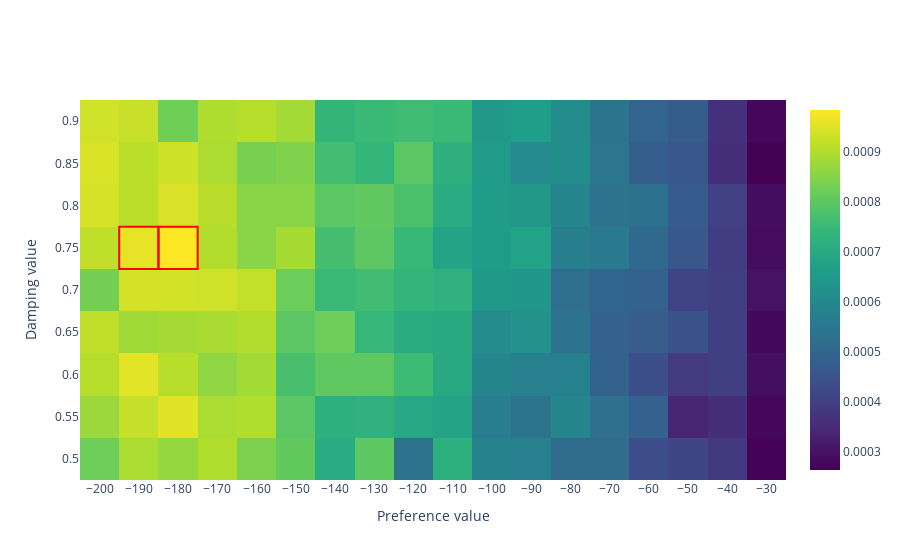

The cell this chart's notebook holds for it:
### Code cell
import pandas as pd
import plotly.graph_objects as go
import numpy as np

df = pd.read_csv('fine_tune_affinity_propagation.csv')
# Remove all damping values above 0.9
df = df[df['Damping'] <= 0.9]

# Remove all average annotations above 100
df = df[df['Avg Annotations'] <= 200]

# Calculate weighted score
df['Weighted Score'] = df['Score'] ** 2 / df['Avg Annotations']

# Plot heatmap of weighted scores
import plotly.graph_objects as go


fig = go.Figure(data=go.Heatmap(
                        z=df['Weighted Score'].values.reshape(len(df['Damping'].unique()), len(df['Preference'].unique())),
                        x=df['Preference'].unique(),
                        y=df['Damping'].unique(),
                        colorscale='Viridis'))

fig.update_layout(
    xaxis_nticks=36,
    yaxis={'title': 'Damping value'},
    xaxis={'title': 'Preference value'}
)

# Highlight top 5 values with red border
df = df.sort_values(by='Weighted Score', ascending=False)
for i in range(2):
    fig.add_shape(
        type="rect",
        xref="x",
        yref="y",
        x0=df.iloc[i]['Preference'] - 5,
        y0=df.iloc[i]['Damping'] - 0.025,
        x1=df.iloc[i]['Preference'] + 5,
        y1=df.iloc[i]['Damping'] + 0.025,
        line=dict(
            color="Red",
            width=2
        )
    )

fig.show()

# Save png
# fig.write_image('AP_heatmap.png', width=1000, height=500, scale=8)

### Figure 1 — Plotly figure (JSON) as saved in the notebook; plotly's stock layout.template omitted (floating-point values rounded to 4 significant figures; data arrays with more than 128 entries replaced by an {"elided": "..."} marker saying what was removed)
{"data": [{"colorscale": [[0, "#440154"], [0.1111, "#482878"], [0.2222, "#3e4989"], [0.3333, "#31688e"], [0.4444, "#26828e"], [0.5556, "#1f9e89"], [0.6667, "#35b779"], [0.7778, "#6ece58"], [0.8889, "#b5de2b"], [1, "#fde725"]], "type": "heatmap", "x": [-200, -190, -180, -170, -160, -150, -140, -130, -120, -110, -100, -90, -80, -70, -60, -50, -40, -30], "y": [0.5, 0.55, 0.6, 0.65, 0.7, 0.75, 0.8, 0.85, 0.9], "z": {"elided": "9x18 float values"}}], "layout": {"shapes": [{"line": {"color": "Red", "width": 2}, "type": "rect", "x0": -185, "x1": -175, "xref": "x", "y0": 0.725, "y1": 0.775, "yref": "y"}, {"line": {"color": "Red", "width": 2}, "type": "rect", "x0": -195, "x1": -185, "xref": "x", "y0": 0.725, "y1": 0.775, "yref": "y"}], "xaxis": {"nticks": 36, "title": {"text": "Preference value"}}, "yaxis": {"title": {"text": "Damping value"}}}}
